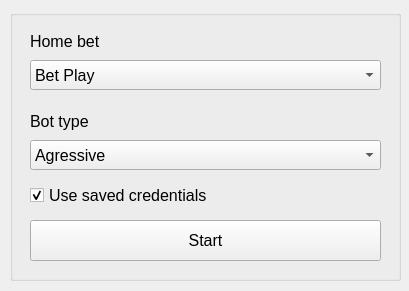
<?xml version="1.0" encoding="UTF-8"?>
<ui version="4.0">
 <class>Parameters</class>
 <widget class="QWidget" name="Parameters">
  <property name="geometry">
   <rect>
    <x>0</x>
    <y>0</y>
    <width>409</width>
    <height>291</height>
   </rect>
  </property>
  <property name="minimumSize">
   <size>
    <width>409</width>
    <height>291</height>
   </size>
  </property>
  <property name="maximumSize">
   <size>
    <width>409</width>
    <height>291</height>
   </size>
  </property>
  <property name="windowTitle">
   <string>Parameters</string>
  </property>
  <widget class="QGroupBox" name="groupBox">
   <property name="geometry">
    <rect>
     <x>10</x>
     <y>10</y>
     <width>391</width>
     <height>271</height>
    </rect>
   </property>
   <property name="font">
    <font>
     <pointsize>12</pointsize>
    </font>
   </property>
   <property name="title">
    <string/>
   </property>
   <widget class="QLabel" name="label">
    <property name="geometry">
     <rect>
      <x>20</x>
      <y>20</y>
      <width>341</width>
      <height>22</height>
     </rect>
    </property>
    <property name="minimumSize">
     <size>
      <width>0</width>
      <height>22</height>
     </size>
    </property>
    <property name="maximumSize">
     <size>
      <width>16777215</width>
      <height>22</height>
     </size>
    </property>
    <property name="text">
     <string>Home bet</string>
    </property>
   </widget>
   <widget class="QComboBox" name="cmb_home_bet">
    <property name="geometry">
     <rect>
      <x>20</x>
      <y>50</y>
      <width>351</width>
      <height>30</height>
     </rect>
    </property>
    <property name="minimumSize">
     <size>
      <width>0</width>
      <height>30</height>
     </size>
    </property>
    <property name="maximumSize">
     <size>
      <width>16777215</width>
      <height>30</height>
     </size>
    </property>
    <property name="layoutDirection">
     <enum>Qt::LeftToRight</enum>
    </property>
    <item>
     <property name="text">
      <string>Bet Play</string>
     </property>
    </item>
    <item>
     <property name="text">
      <string>One win</string>
     </property>
    </item>
    <item>
     <property name="text">
      <string>Demo</string>
     </property>
    </item>
    <item>
     <property name="text">
      <string>Rivalo</string>
     </property>
    </item>
   </widget>
   <widget class="QLabel" name="label_2">
    <property name="geometry">
     <rect>
      <x>20</x>
      <y>100</y>
      <width>341</width>
      <height>22</height>
     </rect>
    </property>
    <property name="minimumSize">
     <size>
      <width>0</width>
      <height>22</height>
     </size>
    </property>
    <property name="maximumSize">
     <size>
      <width>16777215</width>
      <height>22</height>
     </size>
    </property>
    <property name="text">
     <string>Bot type</string>
    </property>
   </widget>
   <widget class="QComboBox" name="cmb_bot_type">
    <property name="geometry">
     <rect>
      <x>20</x>
      <y>130</y>
      <width>351</width>
      <height>30</height>
     </rect>
    </property>
    <property name="minimumSize">
     <size>
      <width>0</width>
      <height>30</height>
     </size>
    </property>
    <property name="maximumSize">
     <size>
      <width>16777215</width>
      <height>30</height>
     </size>
    </property>
    <item>
     <property name="text">
      <string>Agressive</string>
     </property>
    </item>
    <item>
     <property name="text">
      <string>Tight</string>
     </property>
    </item>
    <item>
     <property name="text">
      <string>Loose</string>
     </property>
    </item>
   </widget>
   <widget class="QPushButton" name="btn_start">
    <property name="geometry">
     <rect>
      <x>20</x>
      <y>210</y>
      <width>351</width>
      <height>41</height>
     </rect>
    </property>
    <property name="minimumSize">
     <size>
      <width>0</width>
      <height>30</height>
     </size>
    </property>
    <property name="maximumSize">
     <size>
      <width>16777215</width>
      <height>300</height>
     </size>
    </property>
    <property name="cursor">
     <cursorShape>PointingHandCursor</cursorShape>
    </property>
    <property name="text">
     <string>Start</string>
    </property>
   </widget>
   <widget class="QCheckBox" name="chk_use_credentials">
    <property name="geometry">
     <rect>
      <x>20</x>
      <y>170</y>
      <width>341</width>
      <height>30</height>
     </rect>
    </property>
    <property name="minimumSize">
     <size>
      <width>0</width>
      <height>30</height>
     </size>
    </property>
    <property name="maximumSize">
     <size>
      <width>16777215</width>
      <height>30</height>
     </size>
    </property>
    <property name="toolTipDuration">
     <number>3</number>
    </property>
    <property name="text">
     <string>Use saved credentials</string>
    </property>
    <property name="iconSize">
     <size>
      <width>20</width>
      <height>20</height>
     </size>
    </property>
    <property name="checked">
     <bool>true</bool>
    </property>
   </widget>
  </widget>
 </widget>
 <resources/>
 <connections/>
</ui>
